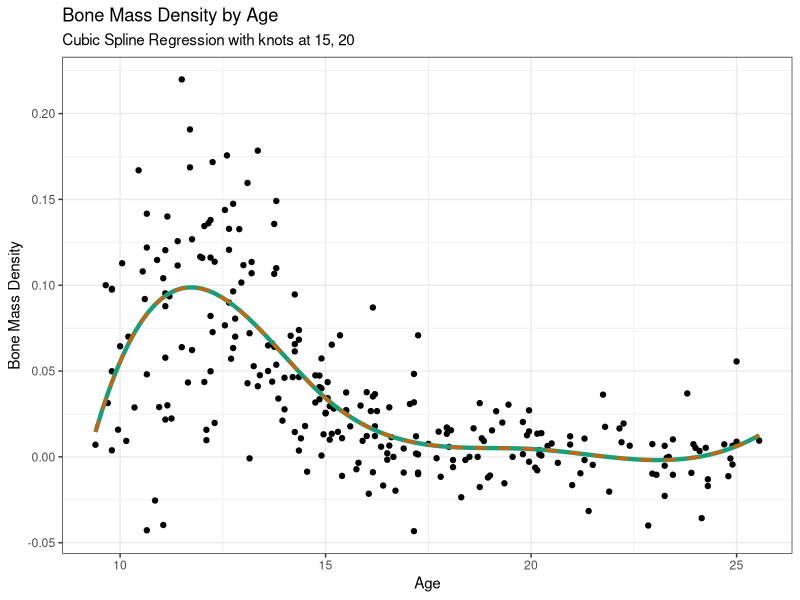

R code for this plot: (Note: this script raises an error after producing the figure.)
## ---- chunk 1
knitr::opts_chunk$set(echo = TRUE)
library(tidyverse)
library(splines)
## ---- chunk 2
bone_mass <- read_delim("BoneMassData.txt", delim = " ")

females <- bone_mass %>% filter(gender == "female")


y <- females$spnbmd
x <- females$age

h_5 <- function(x, zeta_1 = 15){ifelse((x - zeta_1) > 0, (x - zeta_1)^3, 0)}
h_6 <- function(x, zeta_2 = 20){ifelse((x - zeta_2) > 0, (x - zeta_2)^3, 0)}

B <- matrix(
  c(rep(1, length(x)),
  x,
  x^2,
  x^3,
  h_5(x),
  h_6(x)),
  ncol = 6
)

alpha <- solve(t(B) %*% B) %*% t(B) %*% y

## ---- chunk 3

S_x <- function(x, zeta_1 = 15, zeta_2 = 20, A = alpha){
  H <- matrix(
    c(rep(1, length(x)),
    x, 
    x^2, 
    x^3, 
    h_5(x), 
    h_6(x)),
    ncol = 6
  )
  Sx <- apply(H,1,function(x){sum(A*x)})
  return(Sx)
}

ggplot(data = females, aes(x = age, y = spnbmd)) +
  geom_point() +
  theme_bw() +
  stat_function(fun = S_x, color = "#1B9E77", size = 1.5) +
  geom_smooth(method = "lm", formula = y ~ bs(x, knots=c(15,20)), 
              alpha = 0, color = "#D95F02", linetype = 2, size = 1) +
  labs(x = "Age", y = "Bone Mass Density", 
       title = "Bone Mass Density by Age", 
       subtitle = "Cubic Spline Regression with knots at 15, 20")

## ---- chunk 4
options(digits = 16)
i <- seq(-20,0,1)
h <- 10^i

finite_difference_1 <- function(x,h){
  fx <- (exp(x + h) - exp(x)) / h
  
  return(fx)
}

finite_difference_2 <- function(x,h){
  fx <- (exp(x + h) - exp(x - h)) / (2 * h)
  
  return(fx)
}

differences_1 <- sapply(h, finite_difference_1, x = 0)
differences_2 <- sapply(h, finite_difference_2, x = 0)

results <- data.frame(
  h = format(10^i, scientific = T, digits = 2),
  fin_diff_1 = differences_1,
  fin_diff_2 = differences_2
)

print(xtable::xtable(results, digits = 16), comment = F)

## ---- chunk 5
norm_cdf <- function(z){1 / (sqrt(2 * pi)) * exp(-z^2 / 2)}
integrate(norm_cdf, 0, 7.5, subdivisions = 100)

Fapprox <- function(n, method = "reimann", upperlimit = 7.5){
  `%notin%` = Negate(`%in%`)
  if(method %notin% c("reimann", "trapezoid", "useR")){
    return("Please enter a valid integration method")
  }
  
  h <- upperlimit / n
  
  rectangle <- function(z){
    height <- 1 / sqrt(2 * pi) * exp(-(z^2) / 2)
    width <- h
    area <- height * width
    return(area)
  }
  
  trapezoid <- function(z){
    height_1 <- 1 / sqrt(2 * pi) * exp(-(z^2) / 2)
    height_2 <- 1 / sqrt(2 * pi) * exp(-((z + h)^2) / 2)
    area <- (height_1 + height_2) / 2 * h
    
  }
  
  if(method == "reimann"){
    cuts <- seq(0, upperlimit, h)
    norm_cdf <- sum(sapply(cuts[-n], rectangle))
  }else if(method == "trapezoid"){
    cuts <- seq(0, upperlimit, h)
    norm_cdf <- sum(sapply(cuts[-n], trapezoid))
  }else{
    norm_cdf_func <- function(z){1 / (sqrt(2 * pi)) * exp(-z^2 / 2)}
    norm_cdf <- integrate(norm_cdf_func, 0, 
                          upperlimit, 
                          subdivisions = n)$value
  }
  return(norm_cdf)
  
}

n_s <- c(10,100,1000,10000)
evaluations <- data.frame(
  n = format(n_s, digits = 0),
  Riemann = sapply(n_s, Fapprox),
  Trapezoid = sapply(n_s, Fapprox, method = "trapezoid"),
  useR = sapply(n_s, Fapprox, method = "useR")
)

print(xtable::xtable(evaluations, digits = 16), comment = F)


